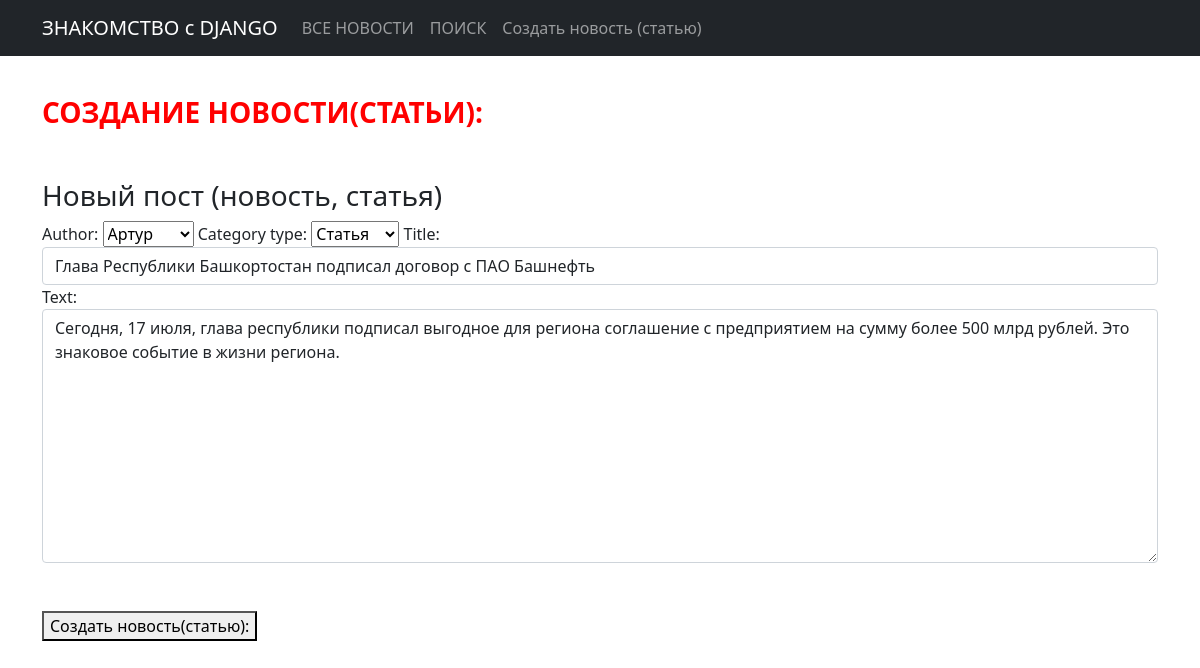
Screenshot of /news/2/update/ with the database file from the repository.
### news/models.py (models this page shows, shortened)
class Post(models.Model):
    author = models.ForeignKey(Author, on_delete=models.CASCADE)
    NEWS = 'NW'
    ARTICLE = 'AR'
    CATEGORY_CHOICE = (
        (NEWS, 'Новость'),
        (ARTICLE, 'Статья')
    )
    category_type = models.CharField(max_length=2, choices=CATEGORY_CHOICE, default=ARTICLE)
    time_create = models.DateTimeField(auto_now_add=True)
    postCategory = models.ManyToManyField(Category, through='PostCategory')
    title = models.CharField(max_length=256)
    text = models.TextField()
    rating = models.IntegerField(default=0)

### news/views.py (the view)
# urls.py: path('news/<int:pk>/update/', PostUpdate.as_view(), name='post_update'),
class PostUpdate(UpdateView):
    form_class = PostForm
    model = Post
    template_name = 'post_edit.html'
    def get_object(self, **kwargs):
        id = self.kwargs.get('pk')
        return Post.objects.get(pk=id)

### news/forms.py
class PostForm(ModelForm):
    class Meta:
        model = Post
        fields = [
          'author',
          'category_type',
          'title',
          'text'
          ]
        widgets = {
          'authorType' : forms.TextInput(attrs={'class': 'form-control pure-input-1-2'}),
          'category' : forms.Select(attrs={'class': 'form-control pure-input-1-2'}),
          'title' : forms.TextInput(attrs={'class': 'form-control pure-input-1-2',   'placeholder': 'Post Title'}),
          'text': forms.Textarea(attrs={'class': 'form-control pure-input-1-2'})
        }
        labels = {
                    "author": "Author",
                    "category_ype": "Category",
                    "title": "Title",
                    "text": "Text",
                }

### news/models.py (called while the page is built)
    def __str__(self):
        return f'{self.user_author}'

### news/templates/news/post_edit.html (shortened to what this page needs)
{% extends 'default.html' %}
{% block title %}
<p>&nbsp;</p>
<h3><span style="color: #ff0000;"><strong>СОЗДАНИЕ НОВОСТИ(СТАТЬИ):</strong></span>
<p>&nbsp;</p></h3>
{% endblock title %}
{% block content %}
<h3>Новый пост (новость, статья)</h3>
<form method="POST">
  {{ form }}
  <br>
  <br>
  <button class="pure-button button-success">
    Создать новость(статью):</button>
</form>
{% endblock content %}

### rows the page displays
Post: author "Артур", category_type "Статья", title "Глава Республики Башкортостан подписал договор с ПАО Башнефть", text "Сегодня, 17 июля, глава республики подписал выгодное для региона соглашение с предприятием на сумму более 500 млрд рублей. Это знаковое событие в жизни региона."
